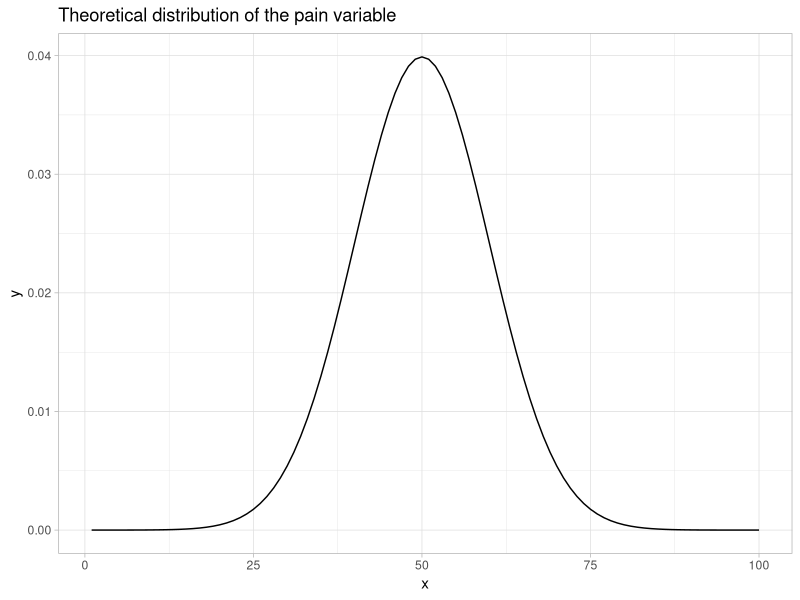
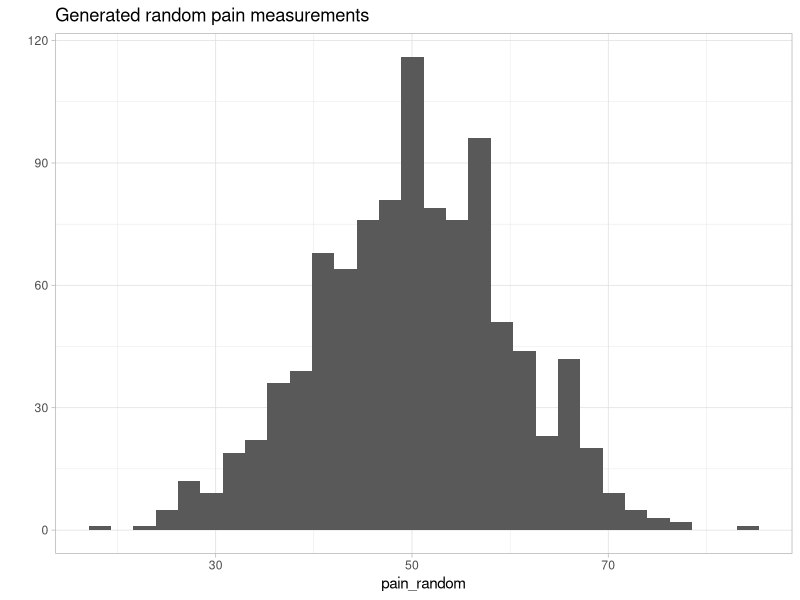
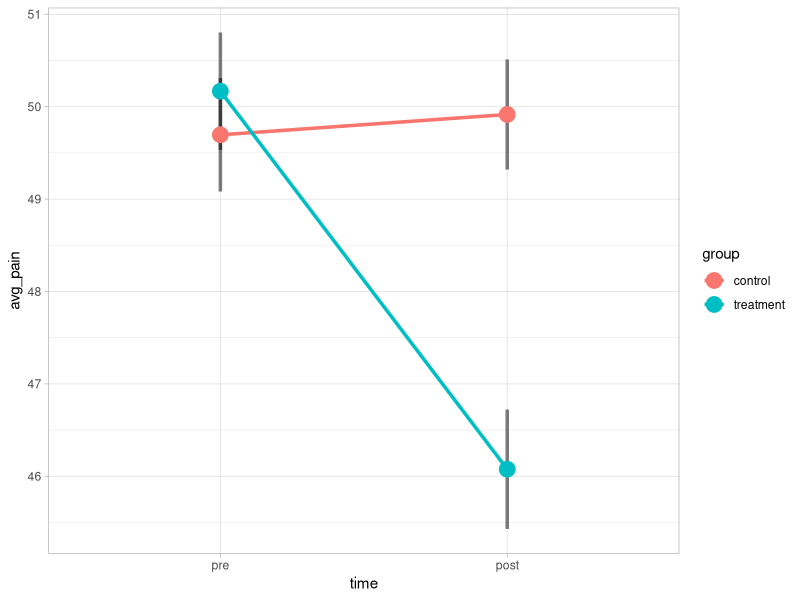
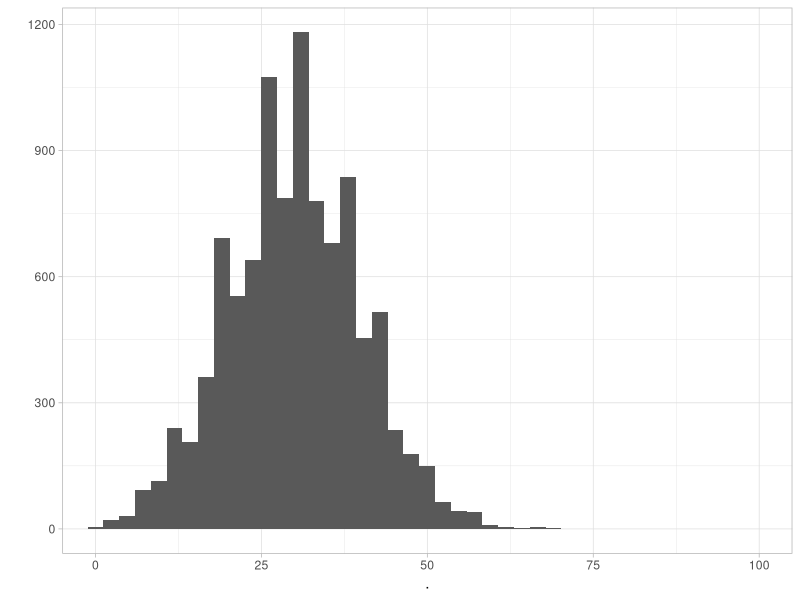

Write R code to recreate these figures, in order.
## ---- chunk 1
# Install uninstalled packages
if(!require(tidyverse)) install.packages("tidyverse")
if(!require(lmerTest)) install.packages("lmerTest")

# Load packages
library(tidyverse) # 
library(lmerTest)
theme_set(theme_light())
knitr::opts_chunk$set(echo = TRUE)
## ---- chunk 2
pain_distribution <-    
  dnorm(x = 1:100, # Vecor of quantiles 1 to 100
        mean = 50, # Mean
        sd = 10) # SD 

# Let's visualize this distribution
# To do that, we need to put this into a data frame
tibble(x = 1:100, 
       y = pain_distribution) %>% 
  ggplot() +
  aes(x = x, y = y) +
  geom_line() +
  labs(title = "Theoretical distribution of the pain variable")
## ---- chunk 3
pain_random <-
  sample(x = 1:100, # The possible values to choose from
       size = 1000, # How many values we want? 
       prob = pain_distribution, # The values will be normally distributed
       replace = TRUE) # Can we choose the same value more than one?

qplot(pain_random, bins = 30) +
  labs(title = "Generated random pain measurements")
## ---- chunk 4
# Define the groups
groups <- c("control_pre", "control_post", "treatment_pre", "treatment_post")

# Create a dataframe 
pain_df <-  
  tibble(id = gl(n = 500, k = 2), # Generate the id (everyone has 2 measurements)
         pain = pain_random, # Use the random pain variable that we generated
         group = gl(n = 4, k = 1, length = 1000, labels = groups) # Assign each case to one of the four groups
         ) %>% 
    # Subtract 5 from the pain values where the in the treatment_post group
    mutate(pain = if_else(condition = group == "treatment_post", 
                          true = pain - 5L, 
                          false = pain)) %>%
    # The group variable should be separated into group and time
    separate(col = group, 
             into = c("group", "time"), 
             sep = "_") %>%  
    # Let's set the group levels
    mutate(group = fct_relevel(group, "control"),
           time = fct_relevel(time, "pre")) 
## ---- chunk 5

# This is how our dataframe will look like
pain_df

# We can also visualize the difference between the groups
pain_df %>% 
  group_by(group, time) %>% 
  summarise(avg_pain = mean(pain),
            se_pain = sd(pain)/sqrt(n())) %>% 
  ggplot() +
  aes(x = time, y = avg_pain, color = group, group = group,
      ymin = avg_pain - se_pain, ymax = avg_pain + se_pain) +
  geom_line(size = 1.2) +
  geom_linerange(size = 1.2, color = "black", alpha = .5) +
  geom_point(size = 5)

## ---- chunk 6

lmer(pain ~ group * time + (1|id), data = pain_df) %>% 
  summary()
## ---- chunk 7

generate_100 <- function(n, mean, sd){
  
  sample(x = 1:100, # The possible values to choose from
         size = n, # How many values we want? 
         prob = dnorm(x = 1:100, # Vecor of quantiles 1 to 100
                      mean = mean, # Mean
                      sd = sd), # the values will be normally distributed
         replace = TRUE) # Can we choose the same value more than one?
      
}

# Try out the function, and generate data that is centered at 30 and has an sd of 10
generate_100(10000, 30, 10) %>% 
  qplot(bins = 30) +
  coord_cartesian(xlim = c(0, 100))
